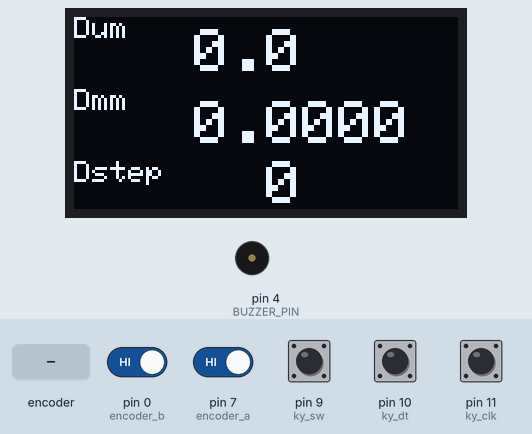
Simulated run of this program. Board: Arduino Leonardo, built with avr-gcc and run on an emulated ATmega32U4. Shown: 128×64 one-colour display, buzzer (waves = sounding, pin HIGH). The inputs (shaded band) are chosen by the test bench; at power-on: pin 0 (encoder_b), pin 7 (encoder_a), pin 9 (ky_sw), pin 10 (ky_dt), pin 11 (ky_clk) HIGH. What the program prints to the serial monitor is not drawn.

Above: at 4.2 s.
4.3 s: rotary encoder on pin 7 (encoder_a) / pin 0 (encoder_b) turned 3 steps (first pin leading)
At 5.7 s:
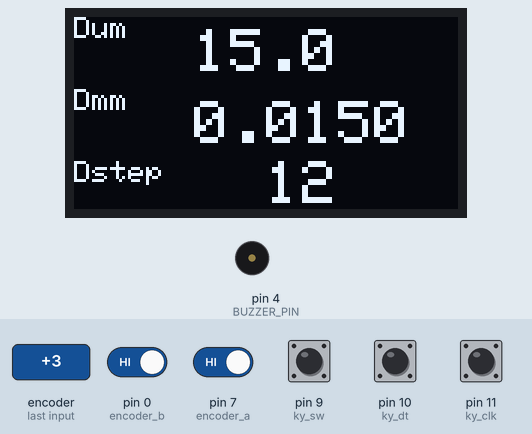
6.4 s: pin 9 (ky_sw) pulled LOW for 0.15 s
At 7.4 s:
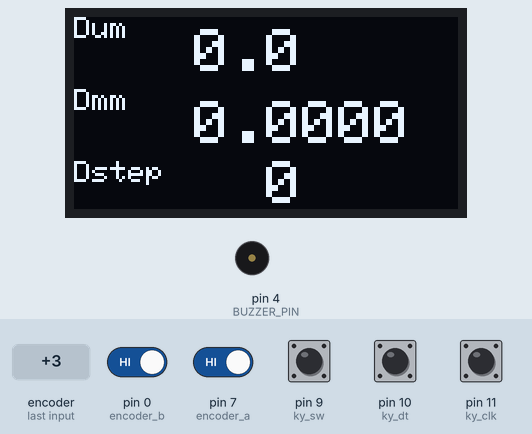
9.6 s: rotary encoder on pin 7 (encoder_a) / pin 0 (encoder_b) turned 1 step (first pin leading)
At 10.9 s:
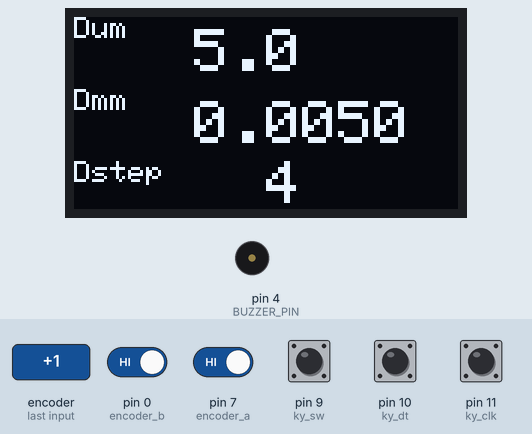
Timing chart, 0 to 12.6 s (numbered marks = the images above; inputs shaded):
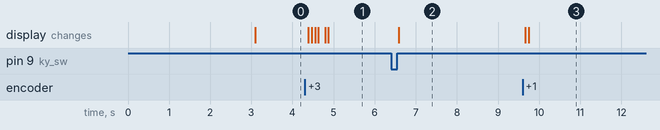

The program:

main.cpp
```cpp
// ===== DFRobot Beetle (ATmega32U4 / Leonardo compatible) =====
// Encoder: 400SI (400 CPR)
// Decode: X4 (A+B CHANGE) => 1600 count / rev
// Lead (hatve): 2 mm / rev
// Sample period: 500 ms

#include <Arduino.h>
#include <Wire.h>
#include <Adafruit_GFX.h>
#include <Adafruit_SSD1306.h>

// OLED ayarlari
#define SCREEN_WIDTH   128
#define SCREEN_HEIGHT  64
#define OLED_RESET     -1
#define OLED_ADDRESS   0x3C  // Once 0x3C denenir, olmazsa 0x3D denenir
#define BUZZER_PIN     4     // D4 buzzer

Adafruit_SSD1306 display(SCREEN_WIDTH, SCREEN_HEIGHT, &Wire, OLED_RESET);

const uint8_t encoder_a = 7;   // INT0 - 400SI encoder A
const uint8_t encoder_b = 0;   // INT1 - 400SI encoder B

// KY-041 rotary encoder (kullanici arayuzu)
const uint8_t ky_clk = 11;   // KY-041 CLK -> D11
const uint8_t ky_dt  = 10;   // KY-041 DT  -> D10
const uint8_t ky_sw  = 9;    // KY-041 SW  -> D9

volatile long position_count = 0;   // TOPLAM konum sayacı (SIFIRLANMAZ)
volatile int8_t direction = 1;

// --- Encoder + mekanik parametreler ---
const uint16_t cpr = 400;
const uint8_t  decodeFactor = 4;                  // X4
const uint16_t countsPerRev = cpr * decodeFactor; // 1600

const float lead_mm = 2.0f; // 2 mm / rev

const float um_per_count = (lead_mm * 1000.0f) / countsPerRev; // 1.25 µm/count
const float mm_per_count = lead_mm / countsPerRev;             // 0.00125 mm/count

// --- Ölçüm periyodu ---
// Not: 500 ms iken buton basislari kacabiliyordu, 50 ms'e dusuruldu.
const uint16_t sampleMs = 50;

long last_position = 0;
bool oled_ok = false;

// KY-041 icin durum degiskenleri
long ky_position = 0;
int  ky_last_clk = HIGH;
int  ky_last_sw  = HIGH;

// ISR fonksiyon prototipleri
void encoderPinChangeA();
void encoderPinChangeB();

void setup()
{
  Serial.begin(9600);

  Wire.begin();

  // OLED'i once 0x3C, sonra 0x3D adresi ile dene
  oled_ok = display.begin(SSD1306_SWITCHCAPVCC, OLED_ADDRESS);
  if (!oled_ok) {
    oled_ok = display.begin(SSD1306_SWITCHCAPVCC, 0x3D);
  }

  if (!oled_ok) {
    // OLED hic bulunamazsa seri porta bilgi yaz
    Serial.println(F("SSD1306 OLED bulunamadi (0x3C / 0x3D)!"));
  } else {
    display.setRotation(2);   // Ekrani 180 derece cevir
    display.clearDisplay();
    display.setTextSize(1);
    display.setTextColor(SSD1306_WHITE);
    // Metni iki satira bolerek tasmayi engelle
    // "Anaheim Encoder" (15 char) -> (128 - 15*6)/2 ≈ 19 px
    display.setCursor(19, 16);
    display.println(F("Anaheim Encoder"));

    // "Shield" (6 char) -> (128 - 6*6)/2 ≈ 46 px
    display.setCursor(46, 30);
    display.println(F("Shield"));
    display.display();
    delay(3000);  // Açılış yazisini okumak icin daha uzun bekle
  }

  pinMode(BUZZER_PIN, OUTPUT);
  pinMode(encoder_a, INPUT_PULLUP);
  pinMode(encoder_b, INPUT_PULLUP);

  pinMode(ky_clk, INPUT_PULLUP);
  pinMode(ky_dt,  INPUT_PULLUP);
  pinMode(ky_sw,  INPUT_PULLUP);

  ky_last_clk = digitalRead(ky_clk);
  ky_last_sw  = digitalRead(ky_sw);

  attachInterrupt(digitalPinToInterrupt(encoder_a), encoderPinChangeA, CHANGE);
  attachInterrupt(digitalPinToInterrupt(encoder_b), encoderPinChangeB, CHANGE);
}

void loop()
{
  static bool headerPrinted = false;
  long pos;
  int8_t dir;

  // Atomik okuma
  noInterrupts();
  pos = position_count;
  dir = direction;
  interrupts();

  // Son örnekten bu yana kaç count ilerledi?
  long delta = pos - last_position;

  // 1600 count (1 tur) siniri gecildiyse bip
  long prev_block = last_position / (long)countsPerRev;
  long curr_block = pos / (long)countsPerRev;
  if (curr_block != prev_block) {
    digitalWrite(BUZZER_PIN, HIGH);
    delay(50);
    digitalWrite(BUZZER_PIN, LOW);
  }

  last_position = pos;

  // RPM (delta işaretliyse rpm de işaretli çıkar)
  const float sampleSec = sampleMs / 1000.0f; // 0.5 s
  float rpm = (delta / sampleSec) * (60.0f / countsPerRev);

  // Mikron + milimetre karşılıkları
  float pos_um   = pos   * um_per_count;
  float delta_um = delta * um_per_count;

  float pos_mm   = pos   * mm_per_count;
  float delta_mm = delta * mm_per_count;

  // --- KY-041 test (serial cikis) ---
  int clk_now = digitalRead(ky_clk);
  int dt_now  = digitalRead(ky_dt);
  int sw_now  = digitalRead(ky_sw);

  // Donus tespiti
  if (clk_now != ky_last_clk) {
    if (clk_now == LOW) { // adim kenari
      if (dt_now != clk_now) {
        ky_position++;
        Serial.print(F("KY-041 ROT: CW  pos="));
        Serial.println(ky_position);
      } else {
        ky_position--;
        Serial.print(F("KY-041 ROT: CCW pos="));
        Serial.println(ky_position);
      }
    }
    ky_last_clk = clk_now;
  }

  // Buton tespiti (dusuk seviye = basili)
  if (ky_last_sw == HIGH && sw_now == LOW) {
    Serial.println(F("KY-041 BUTTON: PRESS -> RESET"));

    // Encoder pozisyonlarini sifirla
    noInterrupts();
    position_count = 0;
    last_position  = 0;
    interrupts();

    ky_position = 0;
  }
  ky_last_sw = sw_now;

  if (oled_ok) {
    display.clearDisplay();
    display.setTextColor(SSD1306_WHITE);

    // 1. satir: Dum etiketi kucuk, deger buyuk
    display.setTextSize(1);
    display.setCursor(0, 0);
    display.print(F("Dum"));
    display.setTextSize(2);
    display.setCursor(40, 4);
    display.print(pos_um, 1);

    // 2. satir: Dmm etiketi kucuk, deger buyuk
    display.setTextSize(1);
    display.setCursor(0, 24);
    display.print(F("Dmm"));
    display.setTextSize(2);
    display.setCursor(40, 28);
    display.print(pos_mm, 4);

    // 3. satir: Dstep etiketi kucuk, deger buyuk
    display.setTextSize(1);
    display.setCursor(0, 48);
    display.print(F("Dstep"));
    display.setTextSize(2);
    display.setCursor(64, 48);
    display.print(pos);

    display.display();
  }

  // Log (Excel icin, etiketli ve ';' ile ayrilmis):
  // Ornek: Dum=25.8;Dmm=15.0;Dstep=150;
  if (!headerPrinted) {
    Serial.println(F("Dum;Dmm;Dstep;"));
    headerPrinted = true;
  }

  // Dum (mikron) - basta
  Serial.print(F("Dum="));
  Serial.print(pos_um, 1);    // mikron
  Serial.print(';');

  // Dmm (mm) - ortada
  Serial.print(F("Dmm="));
  Serial.print(pos_mm, 4);    // mm
  Serial.print(';');

  // Dstep (count) - sonda
  Serial.print(F("Dstep="));
  Serial.print(pos);          // adim (count)
  Serial.println(';');

  // Eski detayli loglar (gerekirse acilabilir)
  // Serial.print("   Delta: ");
  // Serial.print(delta);
  // Serial.print("   RPM: ");
  // Serial.print(rpm);
  // Serial.print("   Dir: ");
  // Serial.print(dir);
  // Serial.print("   d(um): ");
  // Serial.print(delta_um);
  // Serial.print("   d(mm): ");
  // Serial.print(delta_mm, 4);

  delay(sampleMs);
}

void encoderPinChangeA()
{
  int a = digitalRead(encoder_a);
  int b = digitalRead(encoder_b);
  direction = (a == b) ? -1 : 1;
  position_count += direction;
}

void encoderPinChangeB()
{
  int a = digitalRead(encoder_a);
  int b = digitalRead(encoder_b);
  direction = (a != b) ? -1 : 1;
  position_count += direction;
}
```

Measured:
- after the input at 4.3 s, the display: first changes after 0.09 s (image 1 shows a later state)
- after the input at 6.4 s, the display: changes after 0.19 s (image 2)
- after the input at 9.6 s, the display: first changes after 0.07 s (image 3 shows a later state)
